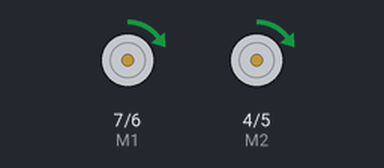
Recording of a sketch running on a simulated Arduino Uno, built with avr-gcc and run on an emulated ATmega328P. Shown: direction and speed pins drawn as motors (green arrow = direction pin HIGH = forward, orange = LOW = backward, longer = more drive).

Above: at 0.05 s.
At 2.4 s:
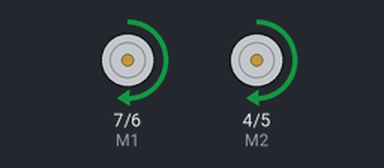
At 5.95 s:
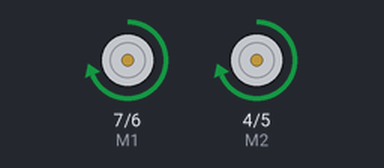
At 12.45 s:
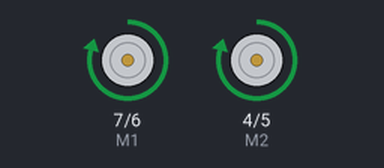
Timing chart, 0 to 16.2 s (numbered marks = the images above):
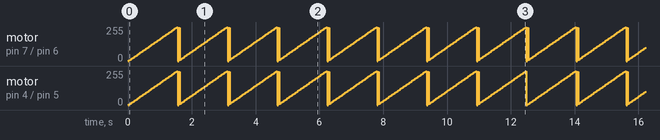

Measured:
- by itself, motor on pin 7 (M1) / pin 6 (E1): moves between stopped and forward 255/255, repeating every 1.6 s
- by itself, motor on pin 4 (M2) / pin 5 (E2): moves between stopped and forward 255/255, repeating every 12.5 s

The sketch:

MotorDriver_test.ino
```cpp
// # Editor     : Lauren from DFRobot
// # Date       : 17.02.2012

// # Product name: L298N motor driver module DF-MD v1.3
// # Product SKU : DRI0002
// # Version     : 1.0

// # Description:
// # The sketch for using the motor driver L298N
// # Run with the PWM mode

// # Connection:
// #        M1 pin  -> Digital pin 4
// #        E1 pin  -> Digital pin 5
// #        M2 pin  -> Digital pin 7
// #        E2 pin  -> Digital pin 6
// #        Motor Power Supply -> Centor blue screw connector(5.08mm 3p connector)
// #        Motor A  ->  Screw terminal close to E1 driver pin
// #        Motor B  ->  Screw terminal close to E2 driver pin
// #
// # Note: You should connect the GND pin from the DF-MD v1.3 to your MCU controller. They should share the GND pins.
// #

int E1 = 6;
int M1 = 7;
int E2 = 5;
int M2 = 4;

void setup()
{
    pinMode(M1, OUTPUT);
    pinMode(M2, OUTPUT);
}

void loop()
{
  int value;
  for(value = 0 ; value <= 255; value+=5)
  {
    digitalWrite(M1,HIGH);
    digitalWrite(M2,HIGH);
    analogWrite(E1, value);   //PWM Speed Control
    analogWrite(E2, value);   //PWM Speed Control
    delay(30);
  }
}
```
